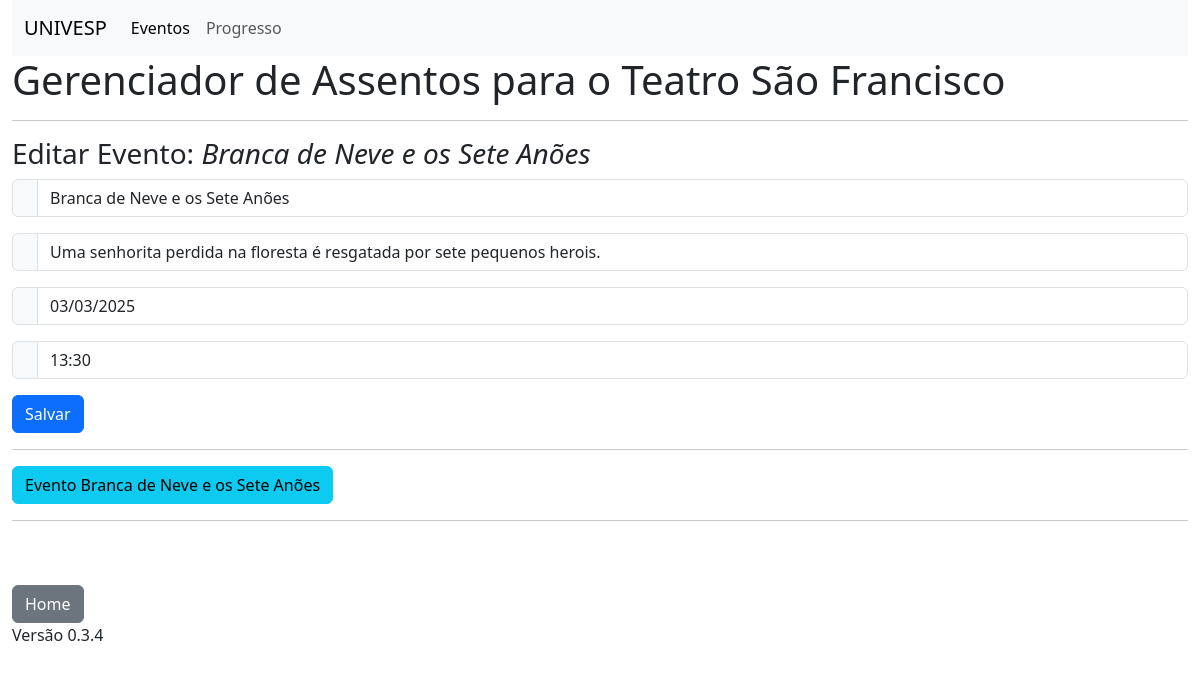
The page /evento_editar/2 on the database as committed earlier.
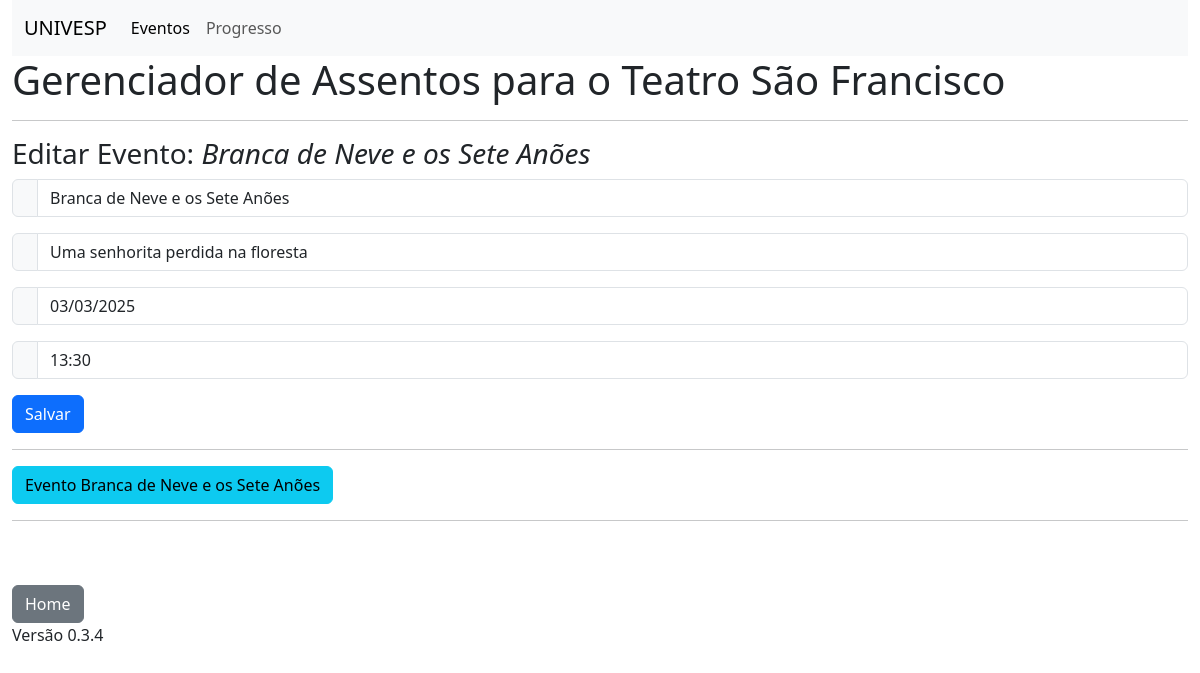
The same page on the database as committed later.
### models.py (models this page shows, shortened)
class Evento(db.Model):
    __tablename__ = 'eventos'
    id = db.Column(db.Integer, primary_key=True)
    nome = db.Column(db.String(100))
    descricao = db.Column(db.String(256))
    data = db.Column(db.String(10))
    hora_inicio = db.Column(db.String(5))
    lotacao = db.Column(db.Integer)
    arrecadacao = db.Column(db.Float)
    assentos = db.relationship('Assento', back_populates='evento')
    usuario_id = db.Column(db.Integer, db.ForeignKey('usuarios.id'))
    usuario = db.relationship('Usuario', back_populates='eventos')
    clientes = db.relationship('Cliente',
                               secondary=Cliente_Evento.__table__,
                               back_populates='eventos')

### routes.py (the view, shortened to what this page needs)
@app.route('/evento_editar/<int:id>', methods=['GET','POST'])
def evento_editar(id):
    evento = Evento.query.get(id)
    if request.method=='GET':
        return render_template('evento_editar.html', evento=evento)

### templates/evento_editar.html
{% extends 'base.html' %}
{% block conteudo %}
<h1>Gerenciador de Assentos para o Teatro São Francisco</h1>
<hr>
<h3>Editar Evento: <i>{{evento.nome}}</i></h3>
<form action="/evento_editar/{{evento.id}}" method="post">
  <div class="input-group mb-3">
    <span class="input-group-text" id="basic-addon1"></span>
    <input type="text" class="form-control"
        placeholder="Nome do evento" aria-label="Username" aria-describedby="basic-addon1" name="nome" required value="{{evento.nome}}">
  </div>
  <div class="input-group mb-3">
    <span class="input-group-text" id="basic-addon1"></span>
    <input type="text" class="form-control"
        placeholder="Descrição" aria-label="Username" aria-describedby="basic-addon1" name="descricao" required value="{{evento.descricao}}">
  </div>
  <div class="input-group mb-3">
    <span class="input-group-text" id="basic-addon1"></span>
    <input type="text" class="form-control"
        placeholder="dd/mm/aaaa" aria-label="Username" aria-describedby="basic-addon1" name="data" required value="{{evento.data}}">
  </div>
  <div class="input-group mb-3">
    <span class="input-group-text" id="basic-addon1"></span>
    <input type="text" class="form-control"
        placeholder="hh:mm" aria-label="Username" aria-describedby="basic-addon1" name="hora" required value="{{evento.hora_inicio}}">
  </div>
  <button type="submit" class="btn btn-primary">Salvar</button>
</form>
<hr>
<a class="btn btn-info" href="{{url_for('evento',id=evento.id)}}" role="button">Evento {{evento.nome}}</a>
{% endblock %}

Rows that differ between the two databases and show on the page:
changed Evento "Branca de Neve e os Sete Anões": descricao "Uma senhorita perdida na floresta é resgatada por sete pequenos herois." → "Uma senhorita perdida na floresta"
